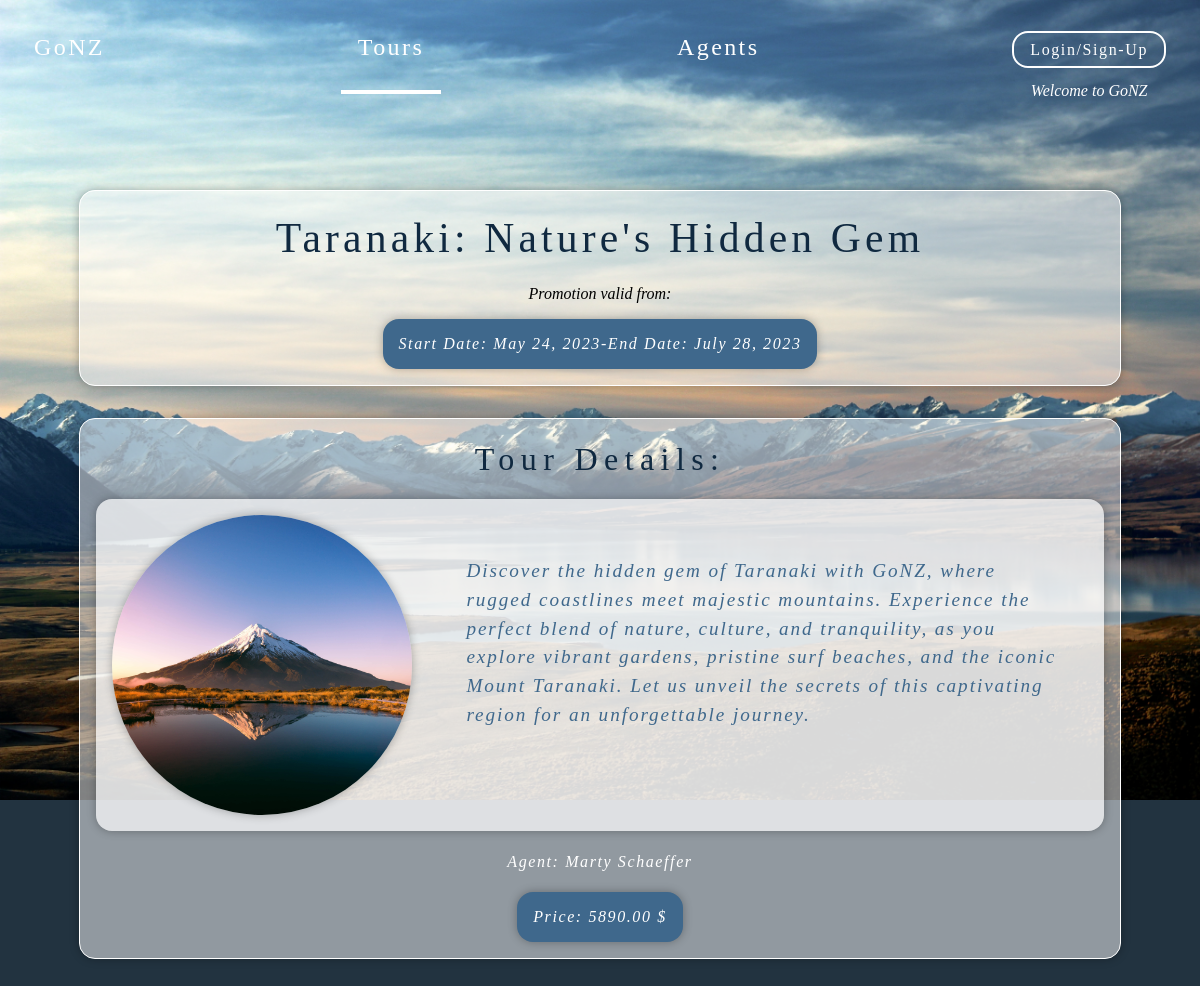
Page /tours/2 on the committed database.
### tour/models.py (models this page shows, shortened)
class Tour(models.Model):
    name = models.CharField(max_length=100)
    description = models.TextField()
    start_date = models.DateField()
    end_date = models.DateField()
    agent = models.ForeignKey('agent.Agent', on_delete=models.CASCADE)
    price = models.DecimalField(max_digits=10, decimal_places=2)  # Add the price field
    image = models.ImageField(upload_to='tour_images/')  # Add the image field

### agent/models.py (models this page shows, shortened)
class Agent(models.Model):
    user = models.OneToOneField(User, on_delete=models.CASCADE, default=None)
    department = models.CharField(max_length=100, default='Agent')
    position = models.CharField(max_length=100, default='Agent')
    name = models.CharField(max_length=100)
    email = models.EmailField()
    phone = models.CharField(max_length=20)
    bio = models.TextField()
    profile_pic = models.ImageField(upload_to='profiles/', null=True, blank=True, default = 'profiles/default.jpg')
    def __str__(self):
        return self.name

### tour/views.py (the view)
# urls.py: path('<int:pk>', TourDetailView.as_view(), name='tour_detail'),
class TourDetailView(DetailView):
    model = Tour
    template_name = 'tour/tour_detail.html'
    context_object_name = 'tour'

### tour/templates/tour/tour_detail.html
{% extends "base.html" %} {% block content %}
<div class="single_tour">
  <div class="singlecard">
    <h2>{{ tour.name }}</h2>
    <p>Promotion valid from:</p>
    <div class="dates">
      <p>Start Date: {{ tour.start_date }}</p>
      <p>-</p>
      <p>End Date: {{ tour.end_date }}</p>
    </div>
  </div>
  <div class="singlecard">
    <h3>Tour Details:</h3>
    <div class="description_card">
      <img class="tour-image" src="{{ tour.image.url }}" alt="Tour Image" />
      <p>{{tour.description}}</p>
    </div>
    <h4>Agent: {{ tour.agent }}</h4>
    <div class="dates">
      <p>Price: {{ tour.price }} $</p>
    </div>
  </div>
</div>
{% endblock %}

### static/css/style.css (style rules this page uses)
:root { --picdark: #102940; --picdeepblue: #3f688c; --piclightblue: #9ac7d9; --picbeige: rgb(217, 205, 184); --picbrown: rgb(89, 58, 30); }
body { background-color: #223340; display: flex; flex-direction: column; }
.single_tour { display: flex; margin: 2em; margin-top: 2em; flex-direction: column; justify-content: center; align-items: center; }
.singlecard { width: 90%; z-index: 5; display: flex; justify-content: center; flex-direction: column; background-color: rgba(255, 255, 255, 0.5); align-items: center; padding: 1em; margin: 1em; border-radius: 1em; border: 1px solid white; box-shadow: 0 0 10px rgba(0, 0, 0, 0.3); }
.singlecard h2 { color: var(--picdark); font-size: 2.6em; font-weight: 400; letter-spacing: 0.1em; margin: 0; text-align: center; line-height: 1.5em; }
.singlecard h3 { color: var(--picdark); font-size: 2em; font-weight: 400; letter-spacing: 0.2em; margin: 0; text-align: center; line-height: 1.5em; }
.singlecard h4 { color: white; font-weight: 300; letter-spacing: 0.1em; font-size: 1em; font-style: italic; }
.singlecard p { font-style: italic; }
.dates { display: flex; flex-direction: row; width: max-content; justify-content: center; align-content: center; background-color: var(--picdeepblue); color: white; font-size: 1em; font-weight: 300; letter-spacing: 0.1em; padding: 0 1em; border-radius: 1em; box-shadow: 0 0 10px rgba(0, 0, 0, 0.3); }
.description_card { display: flex; flex-direction: row; background-color: rgba(255, 255, 255, 0.7); border-radius: 1em; margin-top: 1em; box-shadow: 0 0 10px rgba(0, 0, 0, 0.3); }
.description_card p { padding: 2em; font-size: 1.2em; font-style: italic; font-weight: 400; letter-spacing: 0.1em; line-height: 1.5em; color: var(--picdeepblue); vertical-align: center; }
.tour-image { width: 300px; height: 300px; border-radius: 50%; object-fit: cover; align-self: center; margin: 1em; box-shadow: 0 0 10px rgba(0, 0, 0, 0.3); }

### rows in the picture
Tour: name "Taranaki: Nature's Hidden Gem", start_date "May 24, 2023", end_date "July 28, 2023", image (picture), description "Discover the hidden gem of Taranaki with GoNZ, where rugged coastlines meet majestic mountains. Experience the perfect blend of nature, culture, and tranquility, as you explore vibrant gardens, pristine surf beaches, and the iconic Mount Taranaki. Let us unveil the secrets of this captivating region for an unforgettable journey.", agent "Marty Schaeffer", price "5890.00"
